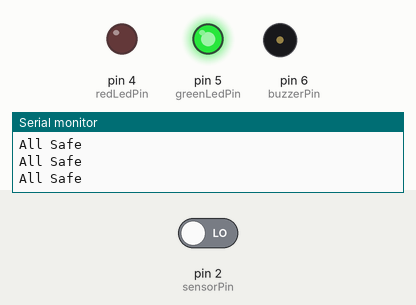
This sketch was run on a simulated Arduino Uno, built with avr-gcc and run on an emulated ATmega328P. On the bench: output pins drawn as LEDs (lit = HIGH), buzzer (waves = sounding, pin HIGH), the last lines printed to the serial monitor. Inputs (shaded band) come from the test bench; at power-on: pin 2 (sensorPin) LOW.

Above: at 1.8 s.
1.9 s: pin 2 (sensorPin) driven HIGH
At 3.0 s:
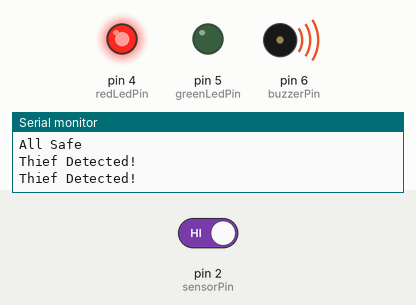
3.5 s: pin 2 (sensorPin) driven LOW
At 4.2 s:
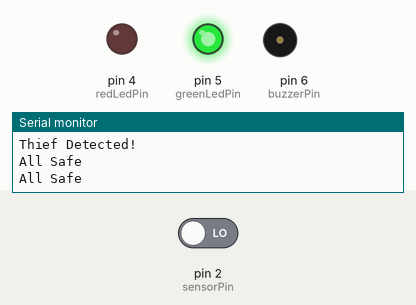
Timing chart, 0 to 6.5 s (numbered marks = the images above; inputs shaded):
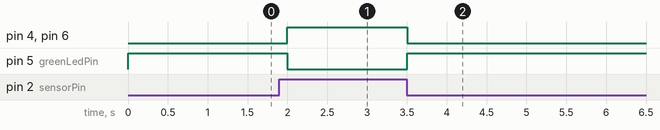

The sketch:

Thief_detection.ino
```cpp
// Pin Configuration
const int sensorPin = 2;      // Input from logic state (thief detection)
const int redLedPin = 4;      // Red LED pin
const int greenLedPin = 5;    // Green LED pin
const int buzzerPin = 6;      // Buzzer pin

void setup() {
  pinMode(sensorPin, INPUT);
  pinMode(redLedPin, OUTPUT);
  pinMode(greenLedPin, OUTPUT);
  pinMode(buzzerPin, OUTPUT);
  Serial.begin(9600);         // Start serial communication
}

void loop() {
  int state = digitalRead(sensorPin);

  if (state == HIGH) {
    // Intrusion Detected
    digitalWrite(redLedPin, HIGH);
    digitalWrite(greenLedPin, LOW);
    digitalWrite(buzzerPin, HIGH);
    Serial.println("Thief Detected!");
  } else {
    // All Safe
    digitalWrite(redLedPin, LOW);
    digitalWrite(greenLedPin, HIGH);
    digitalWrite(buzzerPin, LOW);
    Serial.println("All Safe");
  }

  delay(500); // Adjust for debounce/stability
}
```

Measured:
- after the input at 1.9 s, pin 4 (redLedPin), pin 6 (buzzerPin): LOW → HIGH after 0.10 s; pin 5 (greenLedPin): HIGH → LOW after 0.10 s
- after the input at 3.5 s, pin 4 (redLedPin), pin 6 (buzzerPin): HIGH → LOW at once; pin 5 (greenLedPin): LOW → HIGH at once
